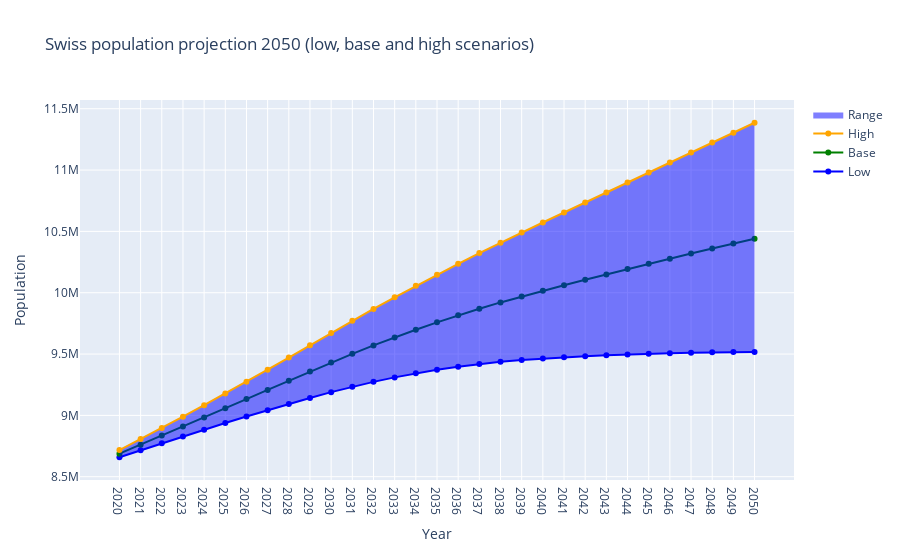

The cell this chart's notebook holds for it:
### Code cell
# plot the low, base and high scenarios for Switzerland (no summation)
# show low on blue, base on green and high on orange
# y axis ticks in tenths of millions
# add a shaded area between low and high scenarios

fig = go.Figure()
fig.add_trace(go.Scatter(x=df_low.columns[1:], y=df_low[df_low['Entity']=='Schweiz'].values[0][1:], mode='lines+markers', name='Low',  line=dict(color='blue')))
fig.add_trace(go.Scatter(x=df_base.columns[1:], y=df_base[df_base['Entity']=='Schweiz'].values[0][1:], mode='lines+markers', name='Base',  line=dict(color='green') ))
fig.add_trace(go.Scatter(x=df_high.columns[1:], y=df_high[df_high['Entity']=='Schweiz'].values[0][1:], mode='lines+markers', name='High',  line=dict(color='orange') ))
#fig.add_trace(go.Scatter(x=df_high.columns[1:], y=df_high[df_high['Entity']=='Schweiz'].values[0][1:], mode='lines', fill='tonexty', line=dict(color='orange', width=0)))
fig.add_trace(go.Scatter(x=df_low.columns[1:], y=df_low[df_low['Entity']=='Schweiz'].values[0][1:], mode='lines', fill='tonexty', name='Range', line=dict(color='blue', width=0)))
fig.update_layout(title='Swiss population projection 2050 (low, base and high scenarios)', xaxis_title='Year', yaxis_title='Population')
fig.show()

### Figure 1 — Plotly figure (JSON) as saved in the notebook; plotly's stock layout.template omitted (floating-point values rounded to 4 significant figures)
{"data": [{"line": {"color": "blue"}, "mode": "lines+markers", "name": "Low", "type": "scatter", "x": ["2020", "2021", "2022", "2023", "2024", "2025", "2026", "2027", "2028", "2029", "2030", "2031", "2032", "2033", "2034", "2035", "2036", "2037", "2038", "2039", "2040", "2041", "2042", "2043", "2044", "2045", "2046", "2047", "2048", "2049", "2050"], "y": [8658685, 8715702, 8772405, 8828459, 8883708, 8937899, 8990980, 9042737, 9093134, 9142022, 9189377, 9233184, 9273323, 9309802, 9342609, 9371712, 9397208, 9419019, 9437326, 9452077, 9463496, 9473520, 9482381, 9490106, 9496793, 9502456, 9507185, 9510945, 9513848, 9515847, 9516929]}, {"line": {"color": "green"}, "mode": "lines+markers", "name": "Base", "type": "scatter", "x": ["2020", "2021", "2022", "2023", "2024", "2025", "2026", "2027", "2028", "2029", "2030", "2031", "2032", "2033", "2034", "2035", "2036", "2037", "2038", "2039", "2040", "2041", "2042", "2043", "2044", "2045", "2046", "2047", "2048", "2049", "2050"], "y": [8688215, 8761372, 8835055, 8909158, 8983636, 9058337, 9133068, 9207787, 9282395, 9356906, 9430802, 9501974, 9570326, 9635883, 9698634, 9758502, 9815503, 9869668, 9921023, 9969581, 10015412, 10060549, 10105091, 10149020, 10192430, 10235269, 10277529, 10319243, 10360335, 10400834, 10440621]}, {"line": {"color": "orange"}, "mode": "lines+markers", "name": "High", "type": "scatter", "x": ["2020", "2021", "2022", "2023", "2024", "2025", "2026", "2027", "2028", "2029", "2030", "2031", "2032", "2033", "2034", "2035", "2036", "2037", "2038", "2039", "2040", "2041", "2042", "2043", "2044", "2045", "2046", "2047", "2048", "2049", "2050"], "y": [8717536, 8806623, 8897327, 8989547, 9083231, 9178304, 9274742, 9372488, 9471460, 9571707, 9672213, 9770953, 9867836, 9962772, 10055834, 10146930, 10236048, 10323156, 10408280, 10491456, 10572632, 10653896, 10735220, 10816609, 10898144, 10979651, 11061193, 11142621, 11223935, 11304931, 11385661]}, {"fill": "tonexty", "line": {"color": "blue", "width": 0}, "mode": "lines", "name": "Range", "type": "scatter", "x": ["2020", "2021", "2022", "2023", "2024", "2025", "2026", "2027", "2028", "2029", "2030", "2031", "2032", "2033", "2034", "2035", "2036", "2037", "2038", "2039", "2040", "2041", "2042", "2043", "2044", "2045", "2046", "2047", "2048", "2049", "2050"], "y": [8658685, 8715702, 8772405, 8828459, 8883708, 8937899, 8990980, 9042737, 9093134, 9142022, 9189377, 9233184, 9273323, 9309802, 9342609, 9371712, 9397208, 9419019, 9437326, 9452077, 9463496, 9473520, 9482381, 9490106, 9496793, 9502456, 9507185, 9510945, 9513848, 9515847, 9516929]}], "layout": {"title": {"text": "Swiss population projection 2050 (low, base and high scenarios)"}, "xaxis": {"title": {"text": "Year"}}, "yaxis": {"title": {"text": "Population"}}}}
